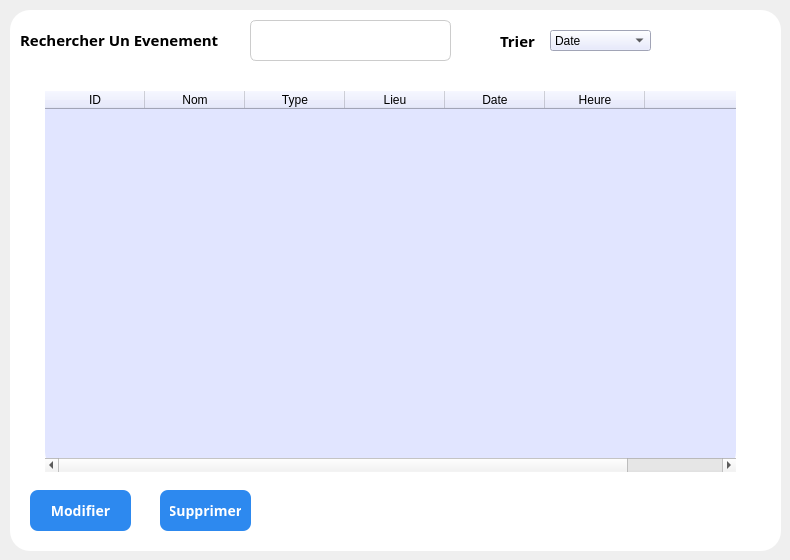
   <widget class="QWidget" name="tab">
    <attribute name="title">
     <string>Fonctionnalités</string>
    </attribute>
    <widget class="QFrame" name="frame_3">
     <property name="geometry">
      <rect>
       <x>10</x>
       <y>10</y>
       <width>771</width>
       <height>541</height>
      </rect>
     </property>
     <property name="styleSheet">
      <string notr="true">QFrame {
 border-radius: 20px;
	background-color: rgb(255, 255, 255);
}</string>
     </property>
     <property name="frameShape">
      <enum>QFrame::Shape::StyledPanel</enum>
     </property>
     <property name="frameShadow">
      <enum>QFrame::Shadow::Raised</enum>
     </property>
     <widget class="QLineEdit" name="lineEdit_6">
      <property name="geometry">
       <rect>
        <x>240</x>
        <y>10</y>
        <width>201</width>
        <height>41</height>
       </rect>
      </property>
      <property name="styleSheet">
       <string notr="true">QLineEdit {
    border: 1px solid #ccc;
    border-radius: 6px;
    padding: 8px;
    font-size: 12px;
}
QLineEdit:focus {
    border: 1px solid #2D89EF;
    background-color: #FFFFFF;
}</string>
      </property>
     </widget>
     <widget class="QLabel" name="label_12">
      <property name="geometry">
       <rect>
        <x>10</x>
        <y>19</y>
        <width>211</width>
        <height>21</height>
       </rect>
      </property>
      <property name="font">
       <font>
        <family>Arial Rounded MT</family>
        <pointsize>11</pointsize>
        <bold>true</bold>
       </font>
      </property>
      <property name="styleSheet">
       <string notr="true">color: rgb(0, 0, 0);</string>
      </property>
      <property name="text">
       <string>Rechercher Un Evenement</string>
      </property>
     </widget>
     <widget class="QTableWidget" name="tableWidget">
      <property name="geometry">
       <rect>
        <x>35</x>
        <y>81</y>
        <width>691</width>
        <height>381</height>
       </rect>
      </property>
      <property name="styleSheet">
       <string notr="true">border-raduis : 20px;
background-color : #e1e5ff;</string>
      </property>
      <column>
       <property name="text">
        <string>ID</string>
       </property>
      </column>
      <column>
       <property name="text">
        <string>Nom</string>
       </property>
      </column>
      <column>
       <property name="text">
        <string>Type</string>
       </property>
      </column>
      <column>
       <property name="text">
        <string>Lieu</string>
       </property>
      </column>
      <column>
       <property name="text">
        <string>Date</string>
       </property>
      </column>
      <column>
       <property name="text">
        <string>Heure</string>
       </property>
      </column>
      <column>
       <property name="text">
        <string/>
       </property>
      </column>
     </widget>
     <widget class="QLabel" name="label">
      <property name="geometry">
       <rect>
        <x>490</x>
        <y>20</y>
        <width>41</width>
        <height>21</height>
       </rect>
      </property>
      <property name="font">
       <font>
        <family>Bahnschrift</family>
        <pointsize>11</pointsize>
        <bold>true</bold>
       </font>
      </property>
      <property name="styleSheet">
       <string notr="true">color: rgb(0, 0, 0);</string>
      </property>
      <property name="text">
       <string>Trier</string>
      </property>
     </widget>
     <widget class="QComboBox" name="comboBox">
      <property name="geometry">
       <rect>
        <x>540</x>
        <y>20</y>
        <width>101</width>
        <height>21</height>
       </rect>
      </property>
      <property name="styleSheet">
       <string notr="true">background-color : #e1e5ff;</string>
      </property>
      <item>
       <property name="text">
        <string>Date</string>
       </property>
      </item>
      <item>
       <property name="text">
        <string>Nombre d'inscrits</string>
       </property>
      </item>
     </widget>
     <widget class="QPushButton" name="pushButton_8">
      <property name="geometry">
       <rect>
        <x>20</x>
        <y>480</y>
        <width>101</width>
        <height>41</height>
       </rect>
      </property>
      <property name="font">
       <font>
        <family>Bahnschrift</family>
        <pointsize>-1</pointsize>
        <bold>true</bold>
       </font>
      </property>
      <property name="styleSheet">
       <string notr="true">QPushButton {
    background-color: #2D89EF;
    color: white;
    border-radius: 8px;
    padding: 10px;
    font-size: 14px;
}
QPushButton:hover {
    background-color: #1E5BB8;
}
QPushButton:pressed {
    background-color: #FFFFFF;
}</string>
      </property>
      <property name="text">
       <string>Modifier</string>
      </property>
     </widget>
     <widget class="QPushButton" name="pushButton_2">
      <property name="geometry">
       <rect>
        <x>150</x>
        <y>480</y>
        <width>91</width>
        <height>41</height>
       </rect>
      </property>
      <property name="font">
       <font>
        <family>Bahnschrift</family>
        <pointsize>-1</pointsize>
        <bold>true</bold>
       </font>
      </property>
      <property name="styleSheet">
       <string notr="true">QPushButton {
    background-color: #2D89EF;
    color: white;
    border-radius: 8px;
    padding: 10px;
    font-size: 14px;
}
QPushButton:hover {
    background-color: #1E5BB8;
}
QPushButton:pressed {
    background-color: #FFFFFF;
}</string>
      </property>
      <property name="text">
       <string>Supprimer</string>
      </property>
     </widget>
    </widget>
   </widget>
